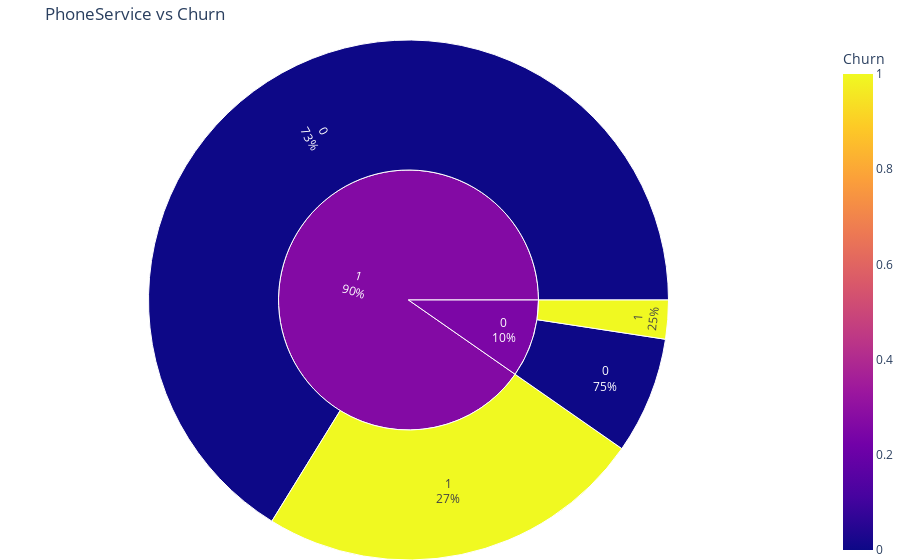

Here is the notebook cell this chart was saved with:
### Code cell
fig = px.sunburst(data_frame=df,
                  path=['PhoneService', 'Churn'],
                  color='Churn',
                  title='PhoneService vs Churn'
                 )

fig.update_traces(textinfo='label+percent parent')
fig.update_layout(margin=dict(t=40, l=0, r=0, b=0))
fig.show()

### Figure 1 — Plotly figure (JSON) as saved in the notebook; plotly's stock layout.template omitted (floating-point values rounded to 4 significant figures)
{"data": [{"branchvalues": "total", "customdata": [[0], [0], [1], [1], [0.2493], [0.2671]], "domain": {"x": [0, 1], "y": [0, 1]}, "hovertemplate": "labels=%{label}<br>count=%{value}<br>parent=%{parent}<br>id=%{id}<br>Churn=%{color}<extra></extra>", "ids": ["0/0", "1/0", "0/1", "1/1", "0", "1"], "labels": ["0", "0", "1", "1", "0", "1"], "marker": {"coloraxis": "coloraxis", "colors": [0, 0, 1, 1, 0.2493, 0.2671]}, "name": "", "parents": ["0", "1", "0", "1", "", ""], "textinfo": "label+percent parent", "type": "sunburst", "values": [512, 4662, 170, 1699, 682, 6361]}], "layout": {"coloraxis": {"colorbar": {"title": {"text": "Churn"}}, "colorscale": [[0, "#0d0887"], [0.1111, "#46039f"], [0.2222, "#7201a8"], [0.3333, "#9c179e"], [0.4444, "#bd3786"], [0.5556, "#d8576b"], [0.6667, "#ed7953"], [0.7778, "#fb9f3a"], [0.8889, "#fdca26"], [1, "#f0f921"]]}, "legend": {"tracegroupgap": 0}, "margin": {"b": 0, "l": 0, "r": 0, "t": 40}, "title": {"text": "PhoneService vs Churn"}}}
